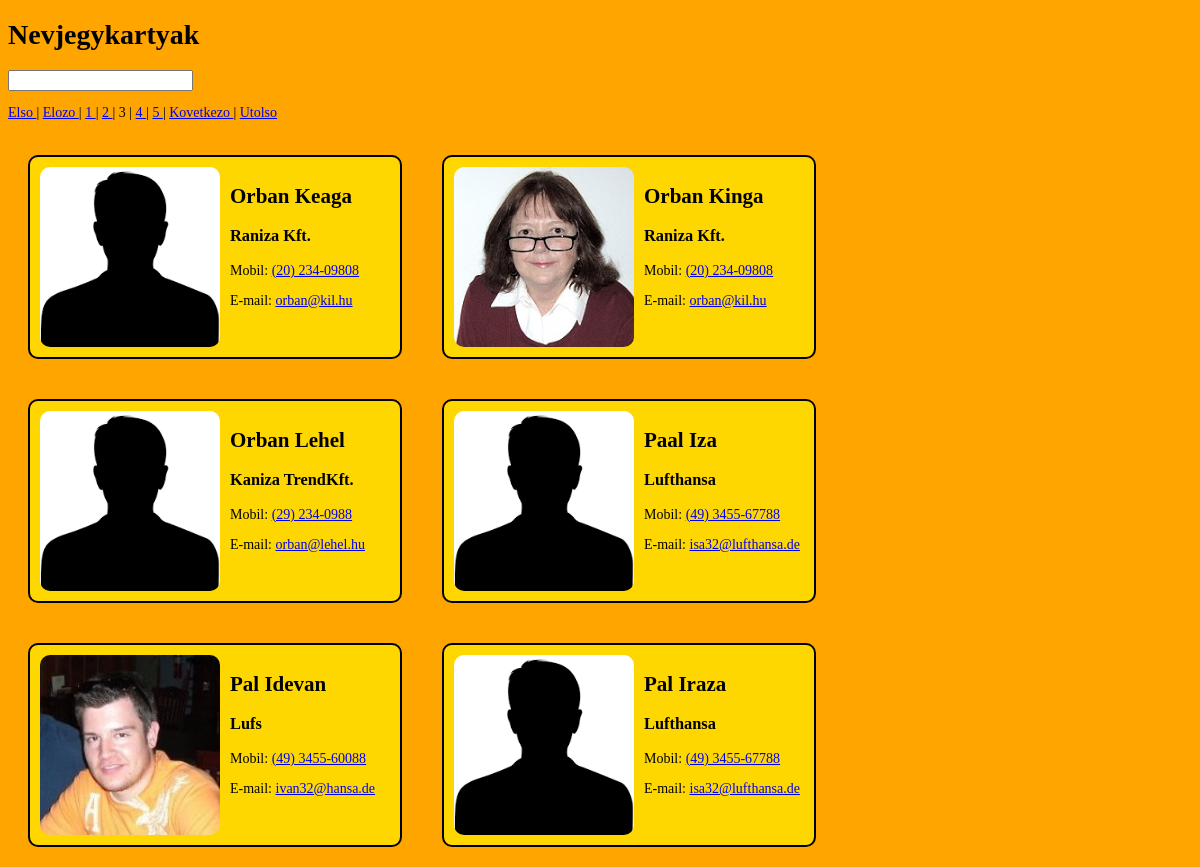
Page /?oldal=3 on the committed database.
### tables this page shows
CREATE TABLE IF NOT EXISTS `nevjegyek` (
  `id` smallint(6) NOT NULL AUTO_INCREMENT,
  `foto` varchar(64) DEFAULT '''nincskep.png''',
  `nev` varchar(20) DEFAULT NULL,
  `cegnev` varchar(30) DEFAULT NULL,
  `foglalkozas` varchar(8) DEFAULT NULL,
  `Email` varchar(18) DEFAULT NULL,
  `Mobil` varchar(15) DEFAULT NULL,
  PRIMARY KEY (`id`)
);

### index.php (the view, shortened to what this page needs)
<?php
require("kapcsolat.php");
$sql = "SELECT *
FROM nevjegyek";
$eredmeny = mysqli_query($dbconn, $sql);
$osszes = mysqli_num_rows($eredmeny);
$mennyit = 6;
$lapok = ceil($osszes/$mennyit);
$aktualis = (isset($_GET['oldal'])) ? (int)$_GET['oldal'] : 1;
$honnan = ($aktualis-1)*$mennyit;
$lapozo = "<p>";
$lapozo.= ($aktualis != 1) ? "<a href=\"?oldal=1\">Elso </a>| " : "Elso | ";
$lapozo.= ($aktualis > 1 && $aktualis <=$lapok)  ? "<a href=\"?oldal=".($aktualis-1)."\">Elozo </a>| " : "Elözö | ";
for ($oldal=1; $oldal<=$lapok; $oldal++){
    $lapozo.= ($aktualis!=$oldal) ? "<a href=\"?oldal={$oldal}\">{$oldal} </a>| " : $oldal." | ";
}
$lapozo.= ($aktualis > 0 && $aktualis <$lapok) ? "<a href=\"?oldal=".($aktualis+1)."\">Kovetkezo </a>| " : "Következö | ";
$lapozo.= ($aktualis !=$lapok) ? "<a href=\"?oldal=3\">Utolso </a>" : "Utolso";
$lapozo.="</p>";
$kifejezes = (isset($_POST['kifejezes'])) ? $_POST['kifejezes'] : "" ;
$sql = "SELECT *
FROM nevjegyek
WHERE nev LIKE '%{$kifejezes}%'
OR cegnev LIKE '%{$kifejezes}%'
OR Mobil LIKE '%{$kifejezes}%'
OR Email LIKE '%{$kifejezes}%'
ORDER by nev ASC
LIMIT {$honnan}, {$mennyit}";
$eredmeny = mysqli_query($dbconn, $sql);
if(@mysqli_num_rows($eredmeny) <1){
    $kimenet = "<article>
    <h2>Nincs talalat a rendszerben!</h2>
    </article>\n";
}else{
$kimenet = "";
while ($sor = mysqli_fetch_assoc($eredmeny)){
$kimenet.= "<article>
<img src=\"kepek/{$sor['foto']}\" alt=\"{$sor['nev']}\">
<h2>{$sor['nev']}</h2>
<h3>{$sor['cegnev']}</h3>
<p>Mobil: <a href=\"tel:{$sor['Mobil']}\">{$sor['Mobil']}</a></p>
<p>E-mail: <a href=\"mailto:{$sor['Email']}\">{$sor['Email']}</a></p>
</article>\n";
    }
}
?><!DOCTYPE html>
<html>
<head>
    <link rel="stylesheet" type="text/css" href="stilus1.css" />
</head>
<body>
    <h1>Nevjegykartyak</h1>
    <form method="post" action="">
        <input type="search" id="kifejezes" name="kifejezes">
    </form>
    <?php print $lapozo; ?>
    <?php print $kimenet ?>
</body>
</html>

### stilus1.css (style rules this page uses)
body { font-family: Georgia, 'Times New Roman', Times, serif; font-size: 14px; background-color:orange; }
article { float: left; border: black solid 2px; margin: 20px; width: 350px; background-color: gold; border-radius: 10px; padding: 10px; }
article img { float: left; height:180px; margin-right: 10px; border-radius: 10px; }

### rows in the picture
nevjegyek: foto (picture), nev "Orban Keaga", cegnev "Raniza Kft.", Mobil "(20) 234-09808", Email "orban@kil.hu"
nevjegyek: foto (picture), nev "Orban Kinga", cegnev "Raniza Kft.", Mobil "(20) 234-09808", Email "orban@kil.hu"
nevjegyek: foto (picture), nev "Orban Lehel", cegnev "Kaniza TrendKft.", Mobil "(29) 234-0988", Email "orban@lehel.hu"
nevjegyek: foto (picture), nev "Paal Iza", cegnev "Lufthansa", Mobil "(49) 3455-67788", Email "isa32@lufthansa.de"
nevjegyek: foto (picture), nev "Pal Idevan", cegnev "Lufs", Mobil "(49) 3455-60088", Email "ivan32@hansa.de"
nevjegyek: foto (picture), nev "Pal Iraza", cegnev "Lufthansa", Mobil "(49) 3455-67788", Email "isa32@lufthansa.de"
